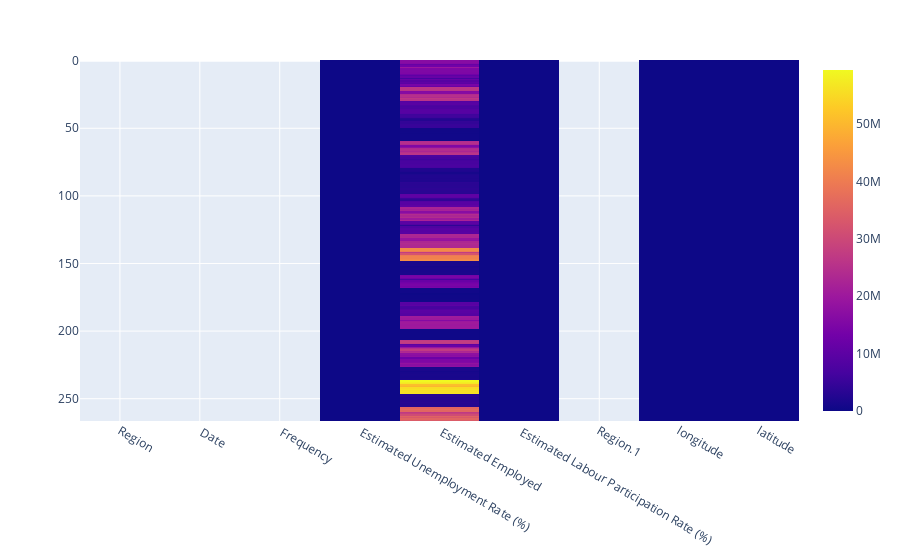

Here is the notebook cell this chart was saved with:
### Code cell
fig = px.imshow(df)
fig.show()

### Figure 1 — Plotly figure (JSON) as saved in the notebook; plotly's stock layout.template omitted (floating-point values rounded to 4 significant figures; data arrays with more than 128 entries replaced by an {"elided": "..."} marker saying what was removed)
{"data": [{"coloraxis": "coloraxis", "hovertemplate": "x: %{x}<br>y: %{y}<br>color: %{z}<extra></extra>", "name": "0", "type": "heatmap", "x": ["Region", " Date", " Frequency", " Estimated Unemployment Rate (%)", " Estimated Employed", " Estimated Labour Participation Rate (%)", "Region.1", "longitude", "latitude"], "xaxis": "x", "y": {"elided": "267 int values"}, "yaxis": "y", "z": {"elided": "267x9 mixed values"}}], "layout": {"coloraxis": {"colorscale": [[0, "#0d0887"], [0.1111, "#46039f"], [0.2222, "#7201a8"], [0.3333, "#9c179e"], [0.4444, "#bd3786"], [0.5556, "#d8576b"], [0.6667, "#ed7953"], [0.7778, "#fb9f3a"], [0.8889, "#fdca26"], [1, "#f0f921"]]}, "margin": {"t": 60}, "xaxis": {"anchor": "y", "constrain": "domain", "domain": [0, 1], "scaleanchor": "y"}, "yaxis": {"anchor": "x", "autorange": "reversed", "constrain": "domain", "domain": [0, 1]}}}
